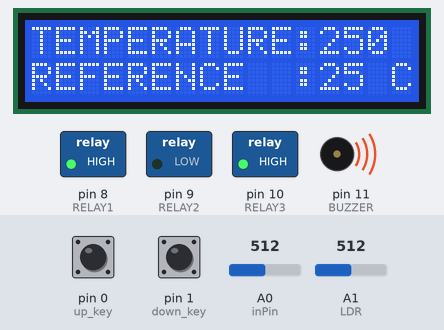
The sketch below on a simulated Arduino Uno, built with avr-gcc and run on an emulated ATmega328P. Parts: 16×2 character LCD, switched loads named in the sketch (green lamp = pin HIGH), buzzer (waves = sounding, pin HIGH). The inputs (shaded band) are chosen by the test bench; at power-on: A0 (inPin) = 512, A1 (LDR) = 512, pin 0 (up_key) HIGH, pin 1 (down_key) HIGH.

Above: at 1.2 s.
1.3 s: A0 (inPin) set to 137
At 5.1 s:
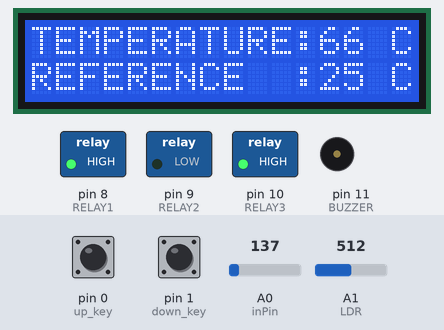
8.0 s: A0 (inPin) set to 112
At 10.5 s:
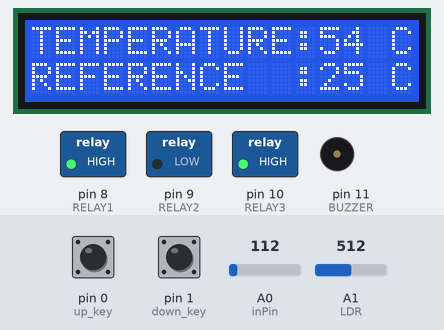
11.5 s: A1 (LDR) set to 208
14.8 s: A1 (LDR) set to 190
At 15.4 s:
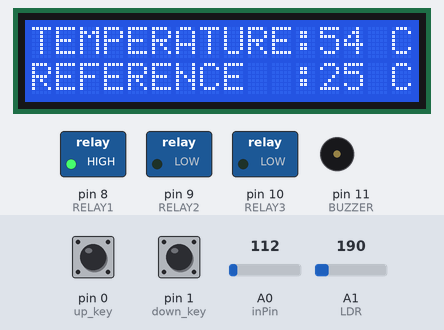
18.1 s: A0 (inPin) set to 210
At 19.5 s:
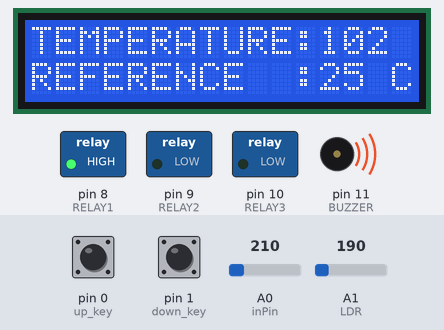
25.2 s: A0 (inPin) set to 50
At 27.3 s:
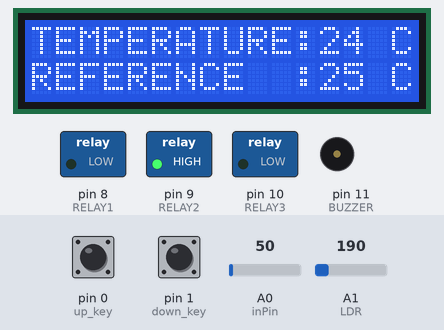
Timing chart, 0 to 28.8 s (numbered marks = the images above; inputs shaded):
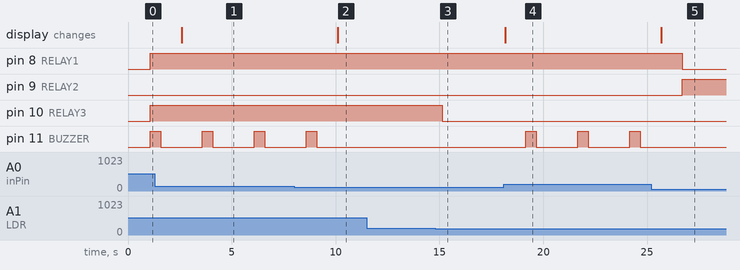

Measured:
- the behaviour switches between 125 and 124 on A0 (inPin) (found by bisection; images 1 and 2)
- the behaviour switches between 201 and 200 on A1 (LDR) (found by bisection; images 2 and 3)
- after the input at 1.3 s, the display: changes after 1.3 s (image 1)
- after the input at 8.0 s, pin 11 (BUZZER): goes on until 9.1 s, then stays LOW; the display: changes after 2.1 s (image 2)
- after the input at 11.5 s, every drawn part: stays the same
- after the input at 14.8 s, pin 10 (RELAY3): HIGH → LOW after 0.33 s
- after the input at 18.1 s, pin 11 (BUZZER): alternates HIGH for 0.50 s and LOW for 2.0 s, starting after 1.1 s; the display: changes after 0.06 s (image 4)
- after the input at 25.2 s, pin 8 (RELAY1): HIGH → LOW after 1.5 s; pin 9 (RELAY2): LOW → HIGH after 1.5 s; pin 11 (BUZZER): stays LOW (without the input it goes to HIGH after 1.5 s); the display: changes after 0.48 s (image 5)
- by itself, pin 11 (BUZZER): alternates HIGH for 0.50 s and LOW for 2.0 s

The sketch:

Code_Arduino.ino
```cpp
// (licence header left out)
#include <LiquidCrystal.h>
LiquidCrystal lcd(3, 2, 7, 6, 5, 4);
const int inPin    = A0;//CAPTEUR LM35
const int LDR      = A1;//CAPTEUR de lumière (LDR)
const int RELAY1   = 8; //VENTILATEUR
const int RELAY2   = 9; //Chauffage
const int RELAY3   = 10;//l'éclairage
const int BUZZER   = 11;//Buzzer
const int up_key   = 0; //Bouton haut
const int down_key = 1; //Bouton bas
      int SetPoint = 25;//Température référence début
      int sensorValue = 0; // variable pour stocker la valeur provenant du capteur de lumière
/*
   ----------------------------------------------------------------------------------------------------------------
                                              SETUP
   ----------------------------------------------------------------------------------------------------------------
*/
void setup()
{
  lcd.begin(16,2);
  pinMode(RELAY1,OUTPUT);
  pinMode(RELAY2,OUTPUT);
  pinMode(RELAY3,OUTPUT);
  pinMode(BUZZER,OUTPUT);
  pinMode(up_key,INPUT);
  pinMode(down_key,INPUT);
  pinMode(LDR, INPUT);
  digitalWrite(up_key,HIGH);
  digitalWrite(down_key,HIGH);
  /*
   ----------------------------------------------------------------------------------------------------------------
                                             LOOP
   ----------------------------------------------------------------------------------------------------------------
*/
}
void loop()
{
  int value = analogRead(inPin);
  lcd.setCursor(0,1);
  int millivolts = (value / 1024.0) * 5000;
  int temp = millivolts / 10; //10mV/C
/*
 ================================
        AFFICHEUR LCD
 ================================
*/
  lcd.clear();
  lcd.setCursor(0,0);
  lcd.print("TEMPERATURE:");
  lcd.setCursor(12,0);
  lcd.print(temp);
  lcd.print(" C");
  lcd.setCursor(0,1);
  lcd.print("REFERENCE  :");
  lcd.print(SetPoint);
  lcd.print(" C");
  delay(1000);
 /*
 ================================
         L'éclairage
 ================================
 */
 int ldrStatus = analogRead(LDR);
 if (ldrStatus <= 200) {

digitalWrite(RELAY3, LOW);
}
else
{
digitalWrite(RELAY3, HIGH);


}
 /*
 ================================
          LE BOUTON
 ================================
 */

   if(digitalRead(down_key)==LOW)
  {
    if(SetPoint>0)
    {
      SetPoint--;
    }
  }
  if(digitalRead(up_key)==LOW)
  {
    if(SetPoint<60)
    {
      SetPoint++;
    }
  }
 /*
 ================================
   Réglage de la Température
 ================================
 */
if(temp> SetPoint)
{
   digitalWrite(RELAY1,HIGH);
   digitalWrite(RELAY2,LOW);


}
else
{
  digitalWrite(RELAY1,LOW);
  digitalWrite(RELAY2,HIGH);
}
if(temp == SetPoint)
{
   digitalWrite(RELAY1,LOW);
   digitalWrite(RELAY2,LOW);


}

/*
 ================================
            BUZZER
 ================================
*/
int DANGER = 60;
if (temp > DANGER)
{
  digitalWrite(BUZZER,HIGH);
  delay(500);
  digitalWrite(BUZZER,LOW);
  delay(1000);
}
else
{
 digitalWrite(BUZZER,LOW);

}
}
```
